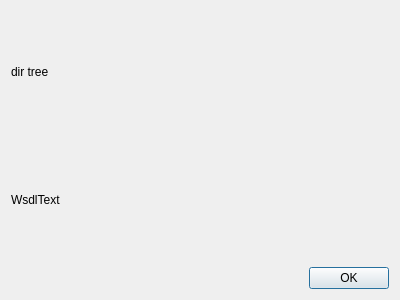
<?xml version="1.0" encoding="UTF-8"?>
<ui version="4.0">
 <class>WsdlLayout</class>
 <widget class="QDialog" name="WsdlLayout">
  <property name="geometry">
   <rect>
    <x>0</x>
    <y>0</y>
    <width>400</width>
    <height>300</height>
   </rect>
  </property>
  <property name="windowTitle">
   <string>Wsdl File Location</string>
  </property>
  <layout class="QVBoxLayout" name="verticalLayout">
   <item>
    <widget class="QLabel" name="Xtree">
     <property name="text">
      <string>dir tree</string>
     </property>
    </widget>
   </item>
   <item>
    <widget class="QLabel" name="WsdlText">
     <property name="text">
      <string>WsdlText</string>
     </property>
    </widget>
   </item>
   <item>
    <widget class="QDialogButtonBox" name="buttonBox">
     <property name="orientation">
      <enum>Qt::Horizontal</enum>
     </property>
     <property name="standardButtons">
      <set>QDialogButtonBox::Ok</set>
     </property>
    </widget>
   </item>
  </layout>
 </widget>
 <resources/>
 <connections>
  <connection>
   <sender>buttonBox</sender>
   <signal>accepted()</signal>
   <receiver>WsdlLayout</receiver>
   <slot>accept()</slot>
   <hints>
    <hint type="sourcelabel">
     <x>248</x>
     <y>254</y>
    </hint>
    <hint type="destinationlabel">
     <x>157</x>
     <y>274</y>
    </hint>
   </hints>
  </connection>
  <connection>
   <sender>buttonBox</sender>
   <signal>rejected()</signal>
   <receiver>WsdlLayout</receiver>
   <slot>reject()</slot>
   <hints>
    <hint type="sourcelabel">
     <x>316</x>
     <y>260</y>
    </hint>
    <hint type="destinationlabel">
     <x>286</x>
     <y>274</y>
    </hint>
   </hints>
  </connection>
 </connections>
</ui>
